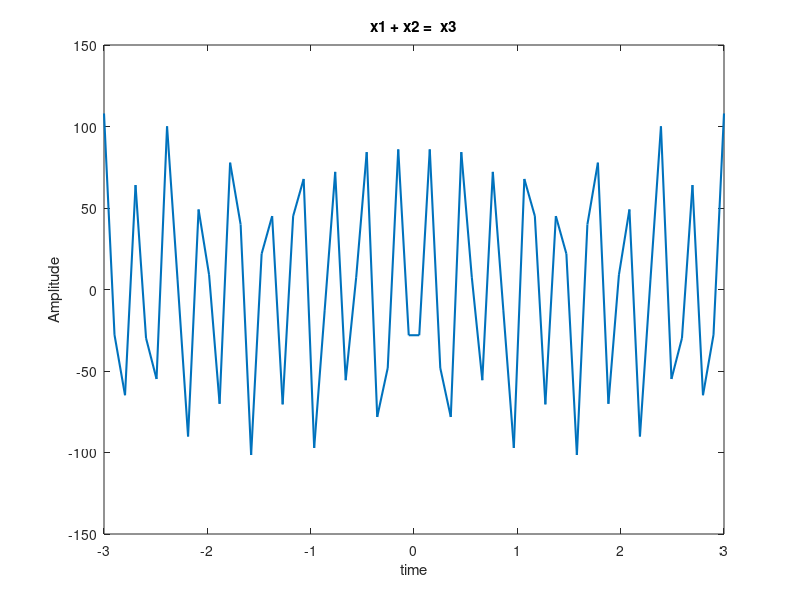

MATLAB code for this plot:
%{
ID = 22-47018-1 , C = 4, F = 1
SO, F1 = C * 100 = 4 * 100 = 400
F2 = F * 100 = 1 * 100 = 100
A1 = GD = 87, A2 = AF = 21
%}

t = linspace(-3, + 3, 60); 
f1 = 400; 
f2 = 100;
A1 = 87; 
A2 = 21; 
x1 = A1*cos(2*pi*f1*t); 
x2 = A2*cos(2*pi*f2*t); 

x3  = x1 + x2; 
plot(t,x3,'LineWidth',1.5)
xlabel('time')
ylabel('Amplitude')
title('x1 + x2 =  x3')